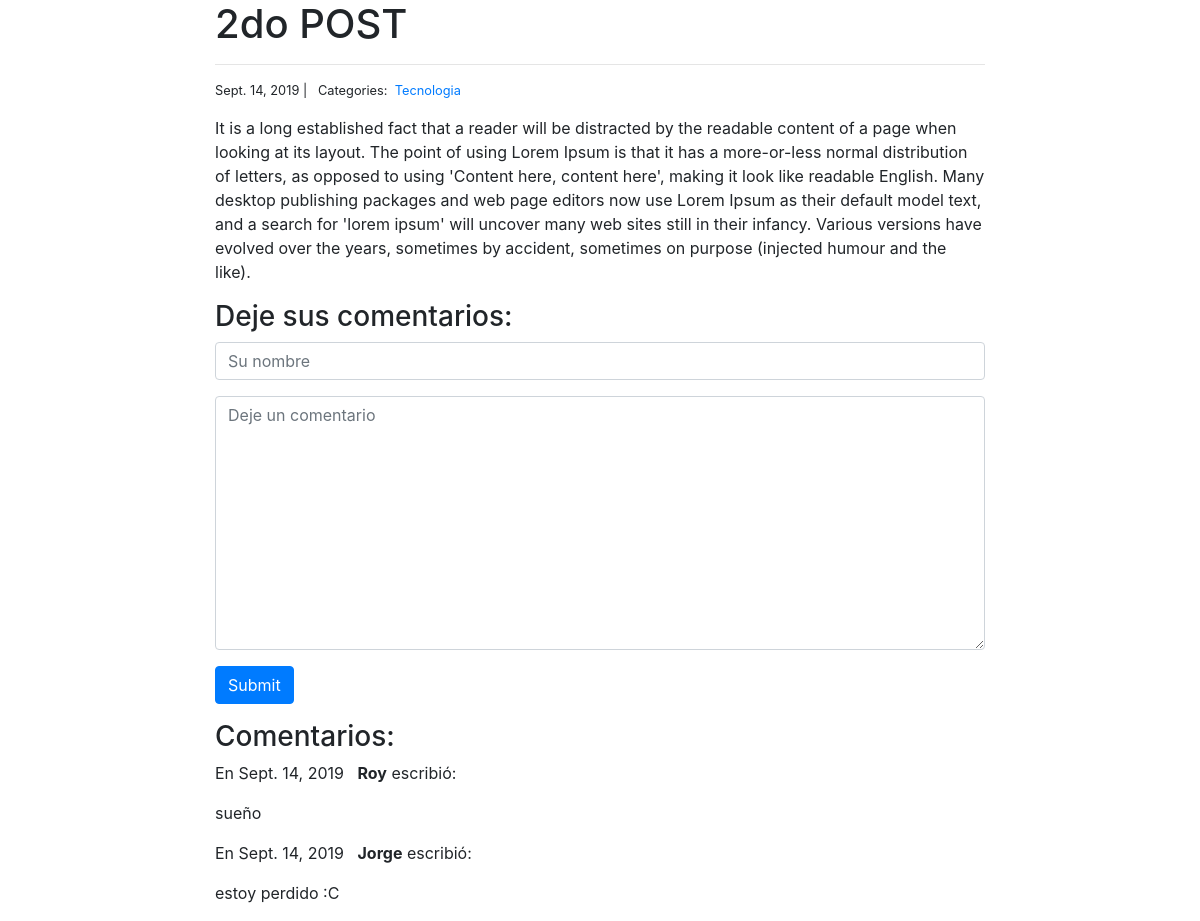
/2, run on the app's committed database.
### blog/models.py (models this page shows, shortened)
class Post(models.Model):
	title = models.CharField(max_length = 255)
	body = models.TextField()
	created_on = models.DateTimeField(auto_now_add = True)
	last_modified = models.DateTimeField(auto_now = True)
	categories = models.ManyToManyField('Category', related_name = 'posts')

class Category(models.Model):
	name = models.CharField(max_length = 20)

class Comment(models.Model):
	author = models.CharField(max_length = 60)
	body = models.TextField()
	created_on = models.DateTimeField(auto_now_add = True)
	post = models.ForeignKey('Post', on_delete = models.CASCADE)

### blog/views.py (the view, shortened to what this page needs)
# urls.py: url(r'^(?P<pk>[0-9]+)$', blog_detail, name="blog_detail"),
def blog_detail(request, pk):
	post = Post.objects.get(pk=pk)
	form = CommentForm(request.POST)
	comments = Comment.objects.filter(post=post)
	context = {
		"post": post,
		"comments": comments,
		"form": form
	}
	return render(request, "blog_detail.html", context)

### blog/forms.py
class CommentForm(forms.Form):
	author = forms.CharField(
		max_length = 60,
		widget = forms.TextInput(attrs={
				"class": "form-control",
				"placeholder": "Su nombre"
			})
		)
	body = forms.CharField(
		widget=forms.Textarea(
			attrs = {
				"class": "form-control",
				"placeholder": "Deje un comentario"
			})
		)

### blog/templates/blog_detail.html (shortened to what this page needs)
{% extends "base.html" %}
{% block page_content %}
<div class="col-md-8 offset-md-2">
	<h1>{{ post.title}}</h1>
	<hr>
	<small>
		{{ post.created_on.date }} | &nbsp;
		Categories:&nbsp;
		{% for category in post.categories.all %}
		<a href="{% url 'blog_category' category.name %}">
			{{ category.name }}
		</a>
		{% endfor %}
	</small>
	<p>{{ post.body | linebreaks }}</p>
	<h3>Deje sus comentarios:</h3>
	<form action="{{post.pk}}" method="post">
		<div class="form-group">
			{{form.author}}
		</div>
		<div class="form-group">
			{{form.body}}
		</div>
		<button type="submit" class="btn btn-primary">Submit</button>
	</form>
	<h3>Comentarios:</h3>
	{% for comment in comments%}
	<p>
		En {{comment.created_on.date}} &nbsp;
		<b>{{comment.author}}</b> escribió:
	</p>
	<p>
		{{comment.body}}
	</p>
	{% endfor %}
</div>
{% endblock %}

### blog/templates/base.html (shortened to what this page needs)
<link rel="stylesheet" href="https://stackpath.bootstrapcdn.com/bootstrap/4.1.3/css/bootstrap.min.css"
integrity="sha384-MCw98/SFnGE8fJT3GXwEOngsV7Zt27NXFoaoApmYm81iuXoPkFOJwJ8ERdknLPMO">
{% block page_content %}{% endblock %}

### data on the page
Post: title "2do POST", created_on "Sept. 14, 2019", body "It is a long established fact that a reader will be distracted by the readable content of a page when looking at its layout. The point of using Lorem Ipsum is that it has a more-or-less normal distribution of letters, as opposed to using 'Content here, content here', making it look like readable English. Many desktop publishing packages and web page editors now use Lorem Ipsum as their default model text, and a search for 'lorem ipsum' will uncover many web sites still in their infancy. Various versions have evolved over the years, sometimes by accident, sometimes on purpose (injected humour and the like)."
Category: name "Tecnologia"
Comment: created_on "Sept. 14, 2019", author "Roy", body "sueño"
Comment: created_on "Sept. 14, 2019", author "Jorge", body "estoy perdido :C"
